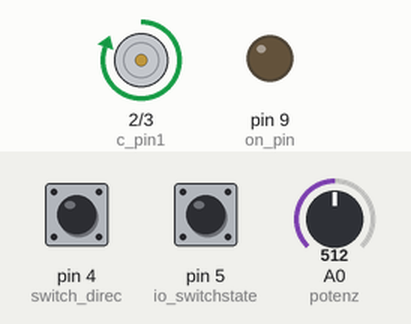
The sketch below on a simulated Arduino Uno, built with avr-gcc and run on an emulated ATmega328P. On the bench: motor-driver pin pairs drawn as motors (green arrow = first pin HIGH = forward, orange = second pin HIGH = backward, longer = more drive), output pins drawn as LEDs (lit = HIGH). The test bench sets the inputs (shaded band); at power-on: pin 4 (switch_direc) LOW, pin 5 (io_switchstate) LOW, A0 (potenz) = 512.

Above: at 1.2 s.
1.3 s: pin 4 (switch_direc) pulled HIGH for 0.15 s
At 1.8 s:
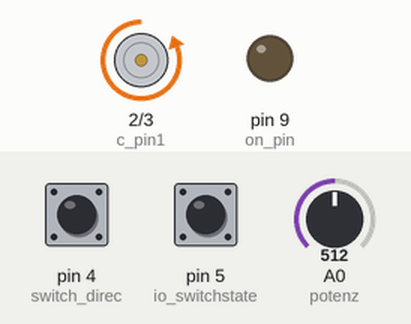
2.9 s: pin 5 (io_switchstate) pulled HIGH for 0.15 s
At 4.1 s:
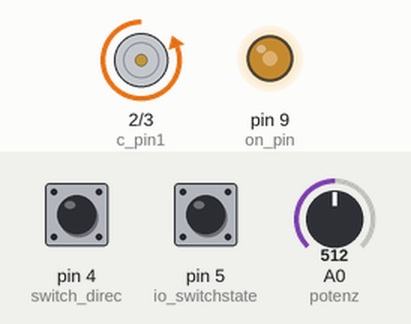
4.5 s: A0 (potenz) set to 716
At 5.5 s:
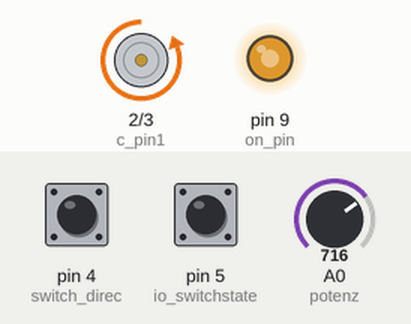
6.0 s: A0 (potenz) set to 900
At 6.6 s:
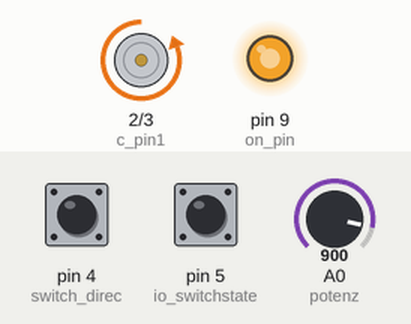
7.5 s: pin 4 (switch_direc) pulled HIGH for 1 s
At 8.9 s:
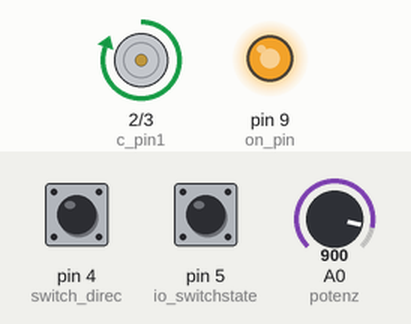
10.0 s: A0 (potenz) set to 511
At 10.8 s:
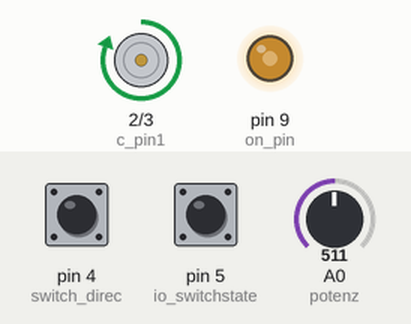
Timing chart, 0 to 12.5 s (numbered marks = the images above; inputs shaded):
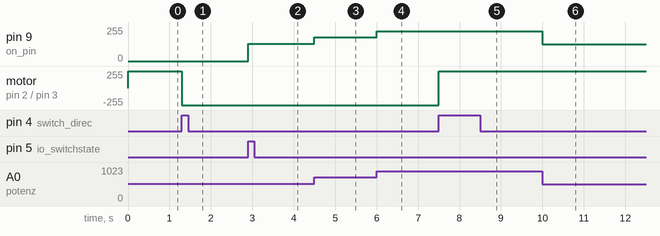

Measured:
- after the input at 1.3 s, motor on pin 2 (c_pin1) / pin 3 (c_pin2): forward 255/255 → backward 255/255 at once
- after the input at 2.9 s, pin 9 (on_pin): 0/255 → 128/255 at once
- after the input at 4.5 s, pin 9 (on_pin): 128/255 → 179/255 at once
- after the input at 6.0 s, pin 9 (on_pin): 179/255 → 225/255 at once
- after the input at 7.5 s, motor on pin 2 (c_pin1) / pin 3 (c_pin2): backward 255/255 → forward 255/255 at once
- after the input at 10.0 s, pin 9 (on_pin): 225/255 → 127/255 at once

The sketch:

ponte_h_first.ino
```cpp
const int c_pin1 = 2;
const int c_pin2 = 3;
const int on_pin = 9;
const int switch_direc = 4;
const int io_switchstate = 5;
const int potenz = A0;
int iostate = 0;
int prev_iostate = 0;
int direc_state = 0;
int prev_direc_state = 0;
int mon = 0;
int mospeed = 0;
int modirec = 1;

void setup() {
  pinMode(switch_direc, INPUT);
  pinMode(io_switchstate, INPUT);
  pinMode(c_pin1, OUTPUT);
  pinMode(c_pin2, OUTPUT);
  pinMode(on_pin, OUTPUT);
  digitalWrite(on_pin, LOW);
}

void loop() {

  iostate = digitalRead(io_switchstate);    //legge stato del pulsante per accendere il motore
  delay(1);
  direc_state = digitalRead(switch_direc);  //legge stato del pulsante per cambiare verso di rotazione motore
  mospeed = analogRead(potenz)/4;           //legge il valore del potenziometro e lo converte in velocità

  if(iostate != prev_iostate) {             //SE LO STATO ATTUALE DI ON/OFF E' DIVERSO DALLO STATO PRECEDENTE:
    if(iostate == HIGH) {                   //SE "iostate" E' HIGH:
      mon = !mon;                           //inverti lo stato di acensione del motore (con una variabile)
    }
  }
  if(direc_state != prev_direc_state) {     //SE LO STATO IND. DI DIREZIONE DI ROTAZ. E' DIVERSO DA QUELLO PRECEDENTE:
    if(direc_state == HIGH) {               //SE "direc_state" E' HIGH:
      modirec = !modirec;                   //inverti la direzione del motore (con una variabile)
    }
  }

  if(modirec == 1) {                        //SE LA DIREZIONE DEL MOTORE E' 1:
    digitalWrite(c_pin1, HIGH);             //metti carica + al polo +
    digitalWrite(c_pin2, LOW);              //metti carica - al polo -
  } else {                                  //SENNO'
    digitalWrite(c_pin1, LOW);              //metti carica - al polo +
    digitalWrite(c_pin2, HIGH);             //metti carica + al polo -
  }

  if(mon == 1) {                            //SE IL MOTORE E' ACCESO:
    analogWrite(on_pin, mospeed);           //accendi il motore con la velocità (tensione PWM) insicata dal pot. (mospeed)
  } else {                                  //SENNO'
    analogWrite(on_pin, 0);                 //non dare carica al motore
  }

  prev_direc_state = direc_state;           //metti gli stati attuali di direzione e di accensione come stati precedenti
  prev_iostate = iostate;

}
```
